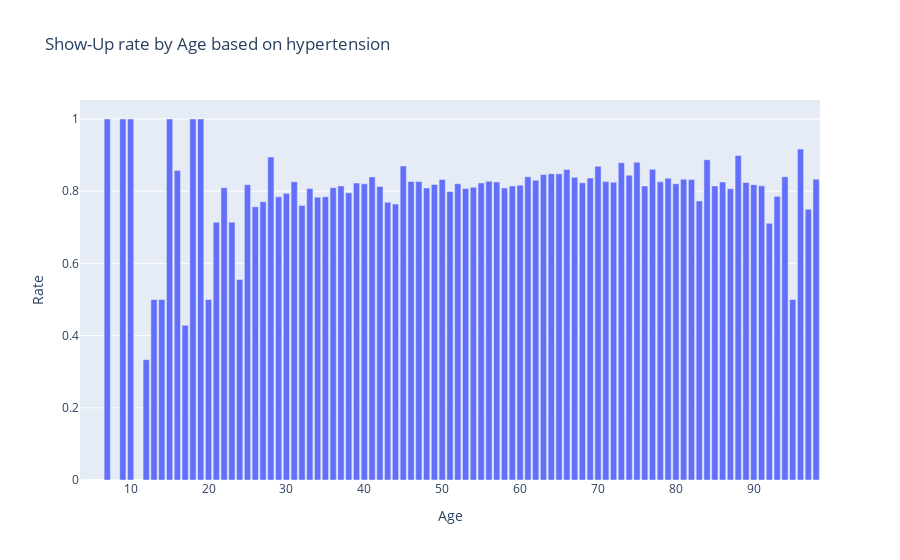

Notebook code for this chart:
### Code cell
plot2 = go.Bar(
    x= hypertension['Age'],
    y= hypertension['Show-Up Rate'],
    text= hypertension['Age'],
    name="Age")

layout = dict(title = "Show-Up rate by Age based on hypertension",barmode='group',xaxis=dict({"title":"Age"}),
             yaxis=dict({"title":"Rate"}))
dat = [plot2]
fig = go.Figure(data=dat,layout=layout)
iplot(fig,filename='grouped-bar')

### Figure 1 — Plotly figure (JSON) as saved in the notebook; plotly's stock layout.template omitted (floating-point values rounded to 4 significant figures)
{"data": [{"name": "Age", "text": [4, 7, 8, 9, 10, 12, 13, 14, 15, 16, 17, 18, 19, 20, 21, 22, 23, 24, 25, 26, 27, 28, 29, 30, 31, 32, 33, 34, 35, 36, 37, 38, 39, 40, 41, 42, 43, 44, 45, 46, 47, 48, 49, 50, 51, 52, 53, 54, 55, 56, 57, 58, 59, 60, 61, 62, 63, 64, 65, 66, 67, 68, 69, 70, 71, 72, 73, 74, 75, 76, 77, 78, 79, 80, 81, 82, 83, 84, 85, 86, 87, 88, 89, 90, 91, 92, 93, 94, 95, 96, 97, 98], "type": "bar", "x": [4, 7, 8, 9, 10, 12, 13, 14, 15, 16, 17, 18, 19, 20, 21, 22, 23, 24, 25, 26, 27, 28, 29, 30, 31, 32, 33, 34, 35, 36, 37, 38, 39, 40, 41, 42, 43, 44, 45, 46, 47, 48, 49, 50, 51, 52, 53, 54, 55, 56, 57, 58, 59, 60, 61, 62, 63, 64, 65, 66, 67, 68, 69, 70, 71, 72, 73, 74, 75, 76, 77, 78, 79, 80, 81, 82, 83, 84, 85, 86, 87, 88, 89, 90, 91, 92, 93, 94, 95, 96, 97, 98], "y": [0, 1, 0, 1, 1, 0.3333, 0.5, 0.5, 1, 0.8571, 0.4286, 1, 1, 0.5, 0.7143, 0.8095, 0.7143, 0.5556, 0.8182, 0.7568, 0.7708, 0.8947, 0.7843, 0.7941, 0.8261, 0.7604, 0.8072, 0.7835, 0.7845, 0.8095, 0.8146, 0.7956, 0.8227, 0.8205, 0.8396, 0.813, 0.7692, 0.7643, 0.87, 0.8272, 0.8266, 0.8088, 0.8187, 0.8322, 0.7991, 0.8207, 0.8074, 0.811, 0.8228, 0.8276, 0.8256, 0.8089, 0.8144, 0.8167, 0.8401, 0.8304, 0.8463, 0.8487, 0.8481, 0.8602, 0.8383, 0.8231, 0.8363, 0.8689, 0.8266, 0.825, 0.8787, 0.8444, 0.8801, 0.8142, 0.8608, 0.826, 0.836, 0.8208, 0.8333, 0.8326, 0.773, 0.8871, 0.8144, 0.8253, 0.807, 0.8989, 0.8241, 0.8182, 0.8148, 0.7111, 0.7857, 0.84, 0.5, 0.9167, 0.75, 0.8333]}], "layout": {"barmode": "group", "title": {"text": "Show-Up rate by Age based on hypertension"}, "xaxis": {"title": {"text": "Age"}}, "yaxis": {"title": {"text": "Rate"}}}}
